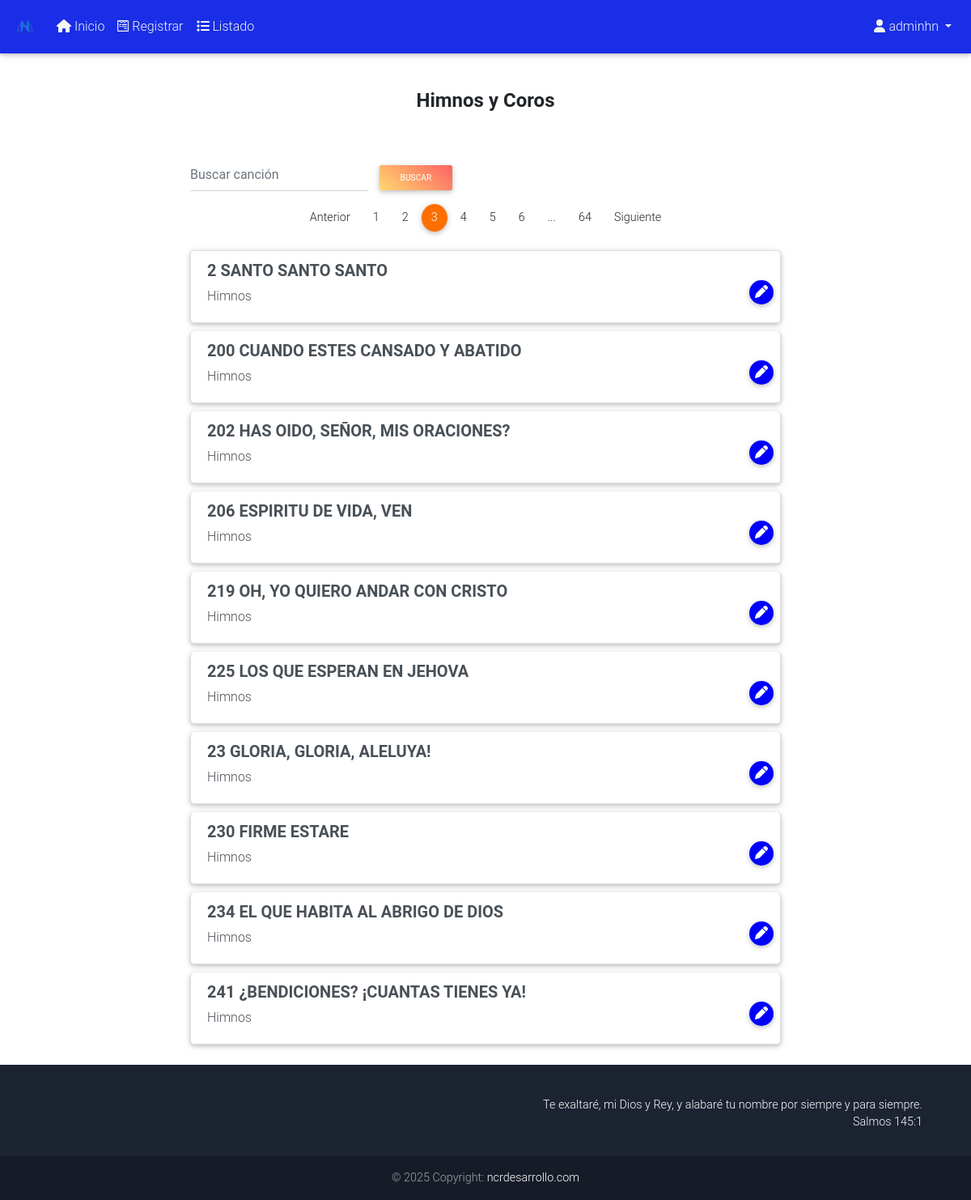
/table-song/?page=3 (signed in), run on the app's committed database.
### mainapp/models.py (models this page shows, shortened)
class Himnosycoros(models.Model):
    id_himno = models.AutoField(primary_key=True)
    titulo = models.CharField(max_length=150, verbose_name="Título")
    categorias = [
        ('Adoracion', 'Adoracion'),
        ('Alabanza', 'Alabanza'),
        ('Himnos', 'Himnos'),
    ]
    categoria = models.CharField(max_length=25, choices=categorias, default="Adoracion")
    tonos = [
        ('mayor', 'Mayor'),
        ('menor', 'Menor')
    ]
    tono = models.CharField(max_length=10, choices=tonos, default="mayor")
    notas = [
        ('C', 'C'),
        ('Cm', 'Cm'),
        ('D', 'D'),
        ('Dm', 'Dm'),
        ('E', 'E'),
        ('Em', 'Em'),
        ('F', 'F'),
        ('Fm', 'Fm'),
        ('G', 'G'),
        ('Gm', 'Gm'),
        ('A', 'A'),
        ('Am', 'Am'),
        ('B', 'B'),
        ('Bm', 'Bm'),
    ]
    nota = models.CharField(max_length=10, choices=notas, default="C")
    tipos = [
        ('Alabanza', 'Alabanza'),
        ('Misioneros', 'Misioneros'),
        ('Evangelisticos', 'Evangelisticos'),
    ]
    tipo = models.CharField(max_length=25, choices=tipos, default="Alabanza")
    autor = models.CharField(max_length=50, default="", verbose_name="Autor", null=True, blank=True)
    himno = models.TextField()
    url = models.CharField(max_length=150, verbose_name="Url", default="", null=True, blank=True)
    estados = [
        ('nuevo', 'nuevo'),
        ('', ''),
    ]
    estado = models.CharField(max_length=50, verbose_name="Estado", choices=estados, default="nuevo", null=True, blank=True)
    numerotono = models.IntegerField(default=0)
    class Meta:
        verbose_name = "Himno y Coro"
        verbose_name_plural = "Himnos y Coros"

### mainapp/views.py (the view)
# urls.py: path('table-song/',mainapp.views.table_song, name='table_song'),
@login_required(login_url="login")
def table_song(request):
    queryset = request.GET.get("buscar_cancion")
    song = Himnosycoros.objects.order_by('titulo')
    if queryset:
        query = Q(titulo__contains=queryset)
        query.add(Q(himno__contains=queryset), Q.OR)
        song = Himnosycoros.objects.filter(query)
    paginator = Paginator(song, 10)
    page = request.GET.get('page')
    page_canciones = paginator.get_page(page)
    return render(request, 'tabla_canciones_agregadas.html',{
        'titulo': "Himnos y Coros",
        'canciones': page_canciones,
        'paginator': paginator
    })

### mainapp/templates/tabla_canciones_agregadas.html (shortened to what this page needs)
{% extends 'layout.html' %}
{% block container %}
<div class="container contenedor_vista_cancion">
  <div class="row row-offcanvas row-offcanvas-right" id="content-cancion">
    <div class="col-sm-12 col-md-2 col-lg-2 sidebar-offcanvas" id="sidebar">
    </div>
    <div class="col-12 col-md-8" id="pagina">
      <div class="row">
        <div class="card-body text-center">
          <h5 class="card-title h4  font-weight-bold">{{titulo}}</h5>
        </div>
      </div>
      <div class="list-group">
          <form class="form-inline md-form mr-auto mb-2"  method="GET">
            <input class="form-control mr-sm-2" type="search" name="buscar_cancion"
            placeholder="Buscar canción" value="{{request.GET.buscar_cancion}}" aria-label="Search">
            <button class="btn peach-gradient btn-rounded btn-sm my-0" type="submit">Buscar</button>
          </form>
          {% include 'pagination.html' %}
        {% for cancion in canciones  %}
        <a href="{% url 'cancion' id_cancion=cancion.id_himno %}"
          class="list-group-item list-group-item-action flex-column align-items-start z-depth-1" style="margin-bottom: 10px; border-radius: 5px;">
            <div class="row">
              <div class="col-md-8 col-lg-8 col-sm-12">
                  <h5 class="mb-2 h5 font-weight-bold">{{cancion.titulo}}</h5>
                  <p class="mb-2">{{cancion.categoria}}</p>
              </div>
              <div class="col-md-4 col-lg-4 col-sm-12 text-right">
                <br>
                <div class="row float-right">
                  <form action="{% url 'show_form_song_edit' %}" method="POST">
                    <button type="submit" class="btn_editar_lista z-depth-1"><i class="fas fa-pen"></i></button>
                  </form>
                </div>
              </div>
          </div>
        </a>
        {% endfor %}
      </div>
    </div>
    <div class="col-sm-12 col-md-2 col-lg-2 sidebar-offcanvas" id="sidebar">
    </div>
  </div>
</div>
{% endblock  %}

### mainapp/templates/layout.html (shortened to what this page needs)
{% load static %}
<!doctype html>
<html lang="en">
  <head>
    <link rel="stylesheet" href="{% static 'css/bootstrap.min.css' %}">
    <link href="{% static 'css/all.css' %}" rel="stylesheet">
    <link rel="stylesheet" href="{% static 'css/mdb.min.css' %}">
    <link rel="stylesheet" href="{% static 'css/style.css' %}">
  </head>
  <body>
    <nav class="navbar navbar-expand-lg navbar-dark fixed-top scrolling-navbar"
      style="background-color: #192ee6; color: cornsilk;">
      <a class="navbar-brand" href="">
        <img src="{% static 'images/logotipo.svg' %}" width="30" height="30" alt="">
      </a>
      <div class="collapse navbar-collapse" id="navbarSupportedContent">
        <ul class="navbar-nav mr-auto">
          <li class="nav-item">
            <a class="nav-link" href="{% url 'index' %}"><i class="fas fa-home"></i> Inicio</a>
          </li>
        {% if user.username %}
        <li class="nav-item">
          <a class="nav-link" href="{% url 'register_song' %}"><i class="fab fa-wpforms"></i> Registrar</a>
        </li>
        <li class="nav-item">
          <a class="nav-link" href="{% url 'table_song' %}"><i class="fa fa-list"></i> Listado</a>
        </li>
          {% endif %}
        </ul>
        <ul class="navbar-nav ml-auto">
          {% if user.username %}
          <li class="nav-item dropdown">
            <a class="nav-link dropdown-toggle" id="navbarDropdownMenuLink-4" data-toggle="dropdown"
              aria-haspopup="true" aria-expanded="false"><i class="fas fa-user"></i> {{request.user.username}} </a>
          </li>
          {% else %}
          <li class="nav-item">
            <a class="btn btn-outline-white btn-md my-2 my-sm-0 ml-3" href="{% url 'login' %}">Iniciar sesión</a>
          </li>
          {% endif %}
        </ul>
      </div>
    </nav>
    {% block container %}
    {% endblock  %}
    <footer class="page-footer font-small unique-color-dark pt-4">
      <div class="container text-center">
        <p>Te exaltaré, mi Dios y Rey,
          y alabaré tu nombre por siempre y para siempre. <br>Salmos 145:1</p>
      </div>
      <div class="footer-copyright text-center py-3">© {% now "Y" %} Copyright:
        <a target="blank" href="https://ncrdesarrollo.com/"> ncrdesarrollo.com</a>
      </div>
    </footer>
  </body>
</html>

### mainapp/static/css/all.css (style rules this page uses)
.fa-list:before { content: "\f03a"; }
.fa-pen:before { content: "\f304"; }
.fa-user:before { content: "\f007"; }
.fa-wpforms:before { content: "\f298"; }

### mainapp/static/css/style.css (style rules this page uses)
.btn_editar_lista, .btn_eliminar_lista { width: 30px !important; height: 30px !important; border-radius: 50%; margin-right: 3px; color: #fefefe; border: none; }
.btn_editar_lista { background-color: blue; }
.contenedor_vista_cancion { margin-top: 90px; }
.nav-link { color: whitesmoke !important; }
#content-cancion { margin-top: 15px; }
footer { margin-top: 15px; }
footer p { text-align: right; padding: 15px; }

### data on the page
Himnosycoros: titulo "2 SANTO SANTO SANTO", categoria "Himnos"
Himnosycoros: titulo "200 CUANDO ESTES CANSADO Y ABATIDO", categoria "Himnos"
Himnosycoros: titulo "202 HAS OIDO, SEÑOR, MIS ORACIONES?", categoria "Himnos"
Himnosycoros: titulo "206 ESPIRITU DE VIDA, VEN", categoria "Himnos"
Himnosycoros: titulo "219 OH, YO QUIERO ANDAR CON CRISTO", categoria "Himnos"
Himnosycoros: titulo "225 LOS QUE ESPERAN EN JEHOVA", categoria "Himnos"
Himnosycoros: titulo "23 GLORIA, GLORIA, ALELUYA!", categoria "Himnos"
Himnosycoros: titulo "230 FIRME ESTARE", categoria "Himnos"
Himnosycoros: titulo "234 EL QUE HABITA AL ABRIGO DE DIOS", categoria "Himnos"
Himnosycoros: titulo "241 ¿BENDICIONES? ¡CUANTAS TIENES YA!", categoria "Himnos"

### other printed values
{{ request.user.username }} "adminhn"
{{ titulo }} "Himnos y Coros"
{{ page }} "1" "2" "3" "4" "5" "6"
{{ paginator.num_pages }} "64"
